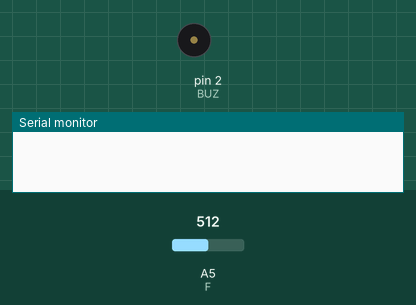
A sketch run on a simulated Arduino Uno, built with avr-gcc and run on an emulated ATmega328P. On the bench: buzzer (waves = sounding, pin HIGH), the last lines printed to the serial monitor. The inputs (shaded band) are chosen by the test bench; at power-on: A5 (F) = 512.

Above: at 1.3 s.
1.4 s: A5 (F) set to 584
2.9 s: A5 (F) set to 615
At 3.4 s:
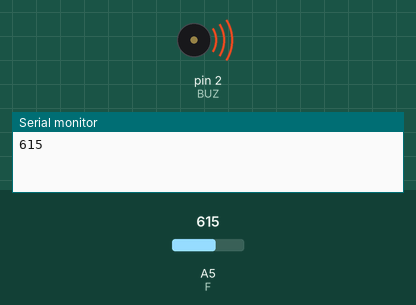
4.5 s: A5 (F) set to 590
At 5.7 s:
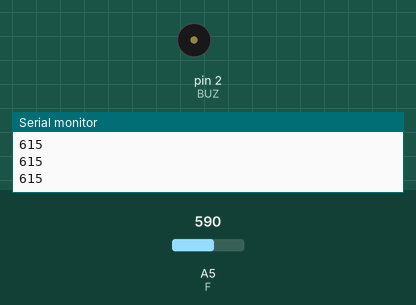
6.0 s: A5 (F) set to 610
At 7.0 s:
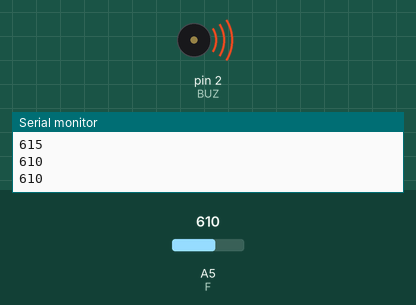
Timing chart, 0 to 8.5 s (numbered marks = the images above; inputs shaded):
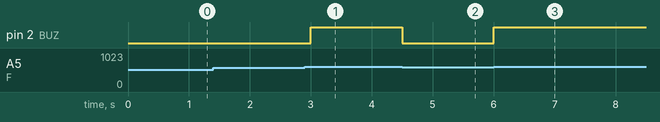

The sketch:

ldr_code.ino
```cpp
int BUZ = 2;
int F = A5;
int val=0;
void setup()
{
  pinMode(BUZ , OUTPUT);
  pinMode(F , INPUT);
  Serial.begin(9600);
}
void loop()
{
val  = analogRead(F);
  if (val>=600 )
  {
    digitalWrite( BUZ , HIGH);
    Serial.println(val);
  }
  else
  {
    digitalWrite(BUZ , LOW);
  }
  delay(500);
}
```

Measured:
- the behaviour switches between 599 and 600 on A5 (F) (found by bisection; images 0 and 1)
- after the input at 1.4 s, every drawn part: stays the same
- after the input at 2.9 s, pin 2 (BUZ): LOW → HIGH after 0.10 s
- after the input at 4.5 s, pin 2 (BUZ): HIGH → LOW at once
- after the input at 6.0 s, pin 2 (BUZ): LOW → HIGH at once
